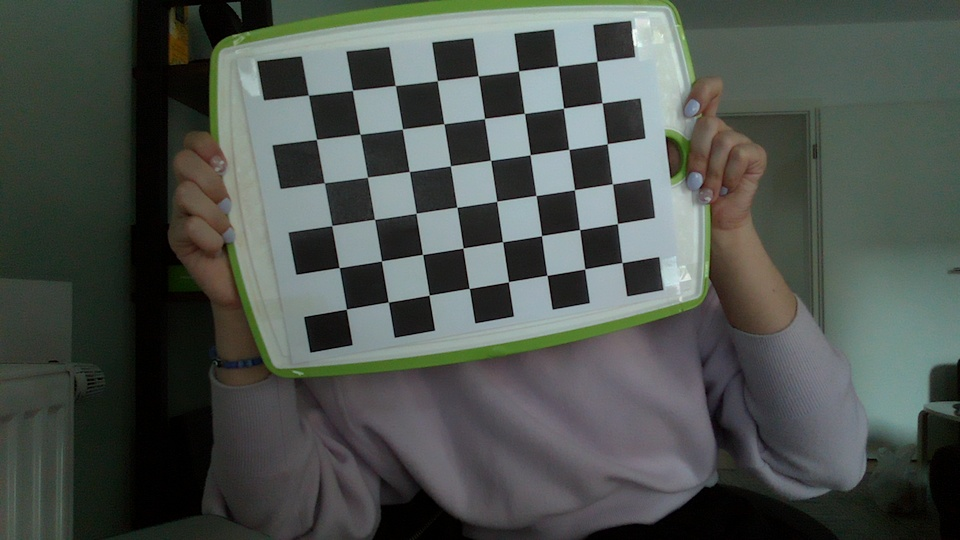
#> input picture rs_capture/checkerboard_imgs/6.jpg, 960 x 540 px
$ python undistortion_img.py
#> lines starting #> are read from the running program, lines starting #| are printed output that depends on the picture
import numpy as np
import cv2

cv_file = cv2.FileStorage("rs_capture/checkerboard_test.yaml", cv2.FILE_STORAGE_READ)

mtx = cv_file.getNode("camera_matrix").mat()
dist = cv_file.getNode("distortion_coeff").mat()

cv_file.release()

img = cv2.imread('rs_capture/checkerboard_imgs/6.jpg')
#> img is the input picture: shape (540, 960, 3); mean B, G, R 78.1, 82.9, 76.7
print(img.shape)
#| (540, 960, 3)
#img = cv2.cvtColor(img, cv2.COLOR_BGR2GRAY)
h, w = img.shape[:2]
#> h = 540; w = 960
newcameramtx, roi = cv2.getOptimalNewCameraMatrix(mtx, dist, (w,h), 1, (w,h))
#> roi = (4, 6, 950, 526)

# undistort
dst = cv2.undistort(img, mtx, dist, None, newcameramtx)
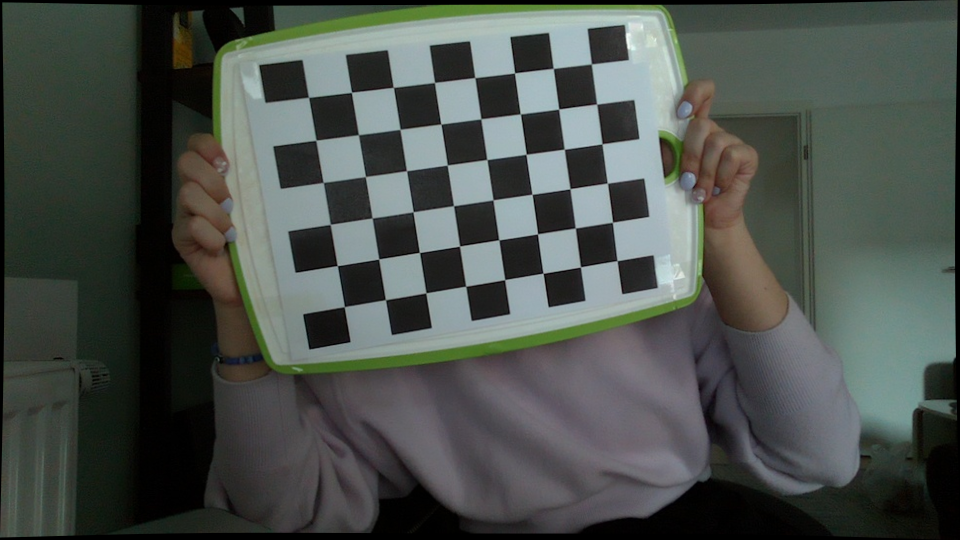
#> dst: shape (540, 960, 3); mean B, G, R 76, 80.7, 74.5

# crop the image
x, y, w, h = roi
#> x = 4; y = 6; w = 950; h = 526
dst = dst[y:y+h, x:x+w]
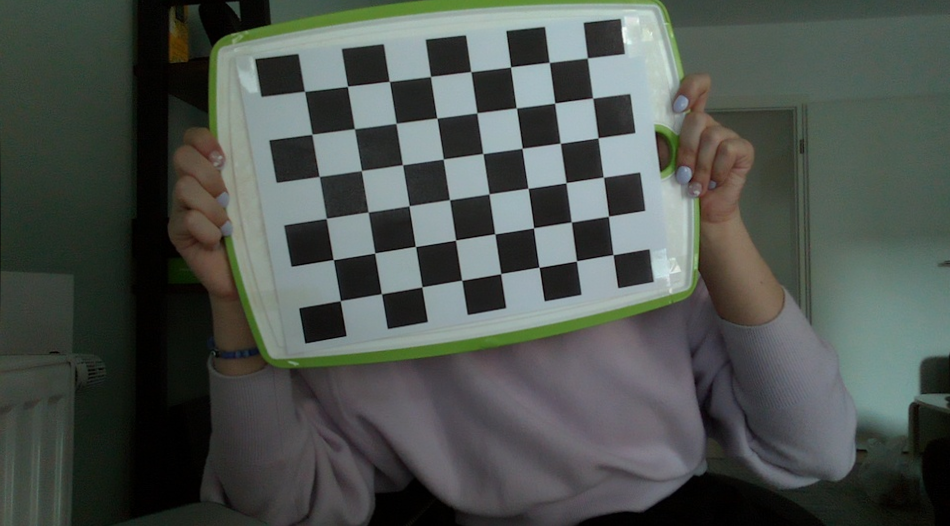
#> dst: shape (526, 950, 3); mean B, G, R 78.4, 83.1, 76.8
cv2.imwrite('calibresult.png', dst)

'''
# undistort
mapx, mapy = cv2.initUndistortRectifyMap(mtx, dist, None, newcameramtx, (w,h), 5)
dst = cv2.remap(img, mapx, mapy, cv.INTER_LINEAR)

# crop the image
x, y, w, h = roi
dst = dst[y:y+h, x:x+w]
cv2.imwrite('calibresult2.png', dst)
'''

$ run again, with rs_capture/checkerboard_imgs/1.jpg copied over rs_capture/checkerboard_imgs/6.jpg
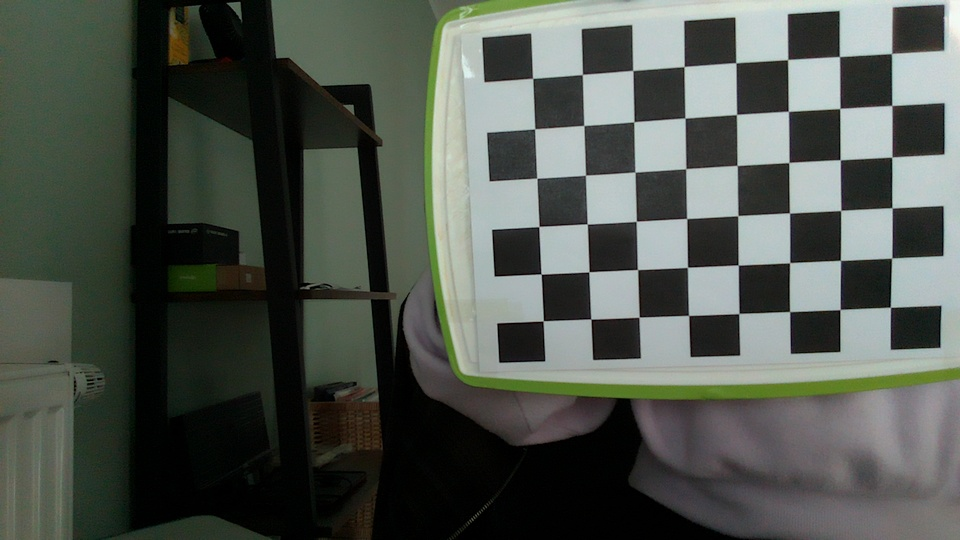
#> input picture rs_capture/checkerboard_imgs/1.jpg, 960 x 540 px
#> img is the input picture: shape (540, 960, 3); mean B, G, R 77.8, 84.9, 78.9
#| (540, 960, 3)
#> `dst = cv2.undistort(img, mtx, dist, None, newcameramtx)`:
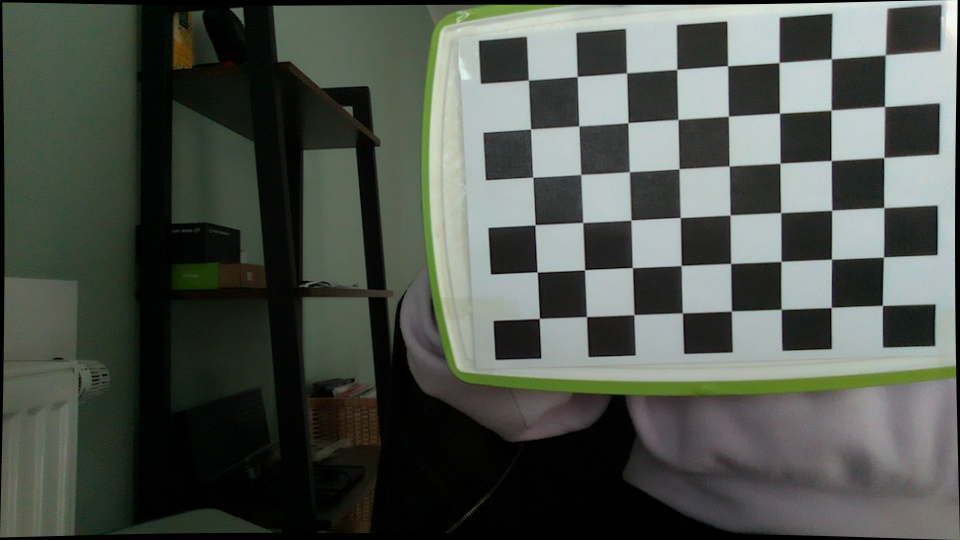
#> dst: shape (540, 960, 3); mean B, G, R 76.5, 83.4, 77.6
#> `dst = dst[y:y+h, x:x+w]`:
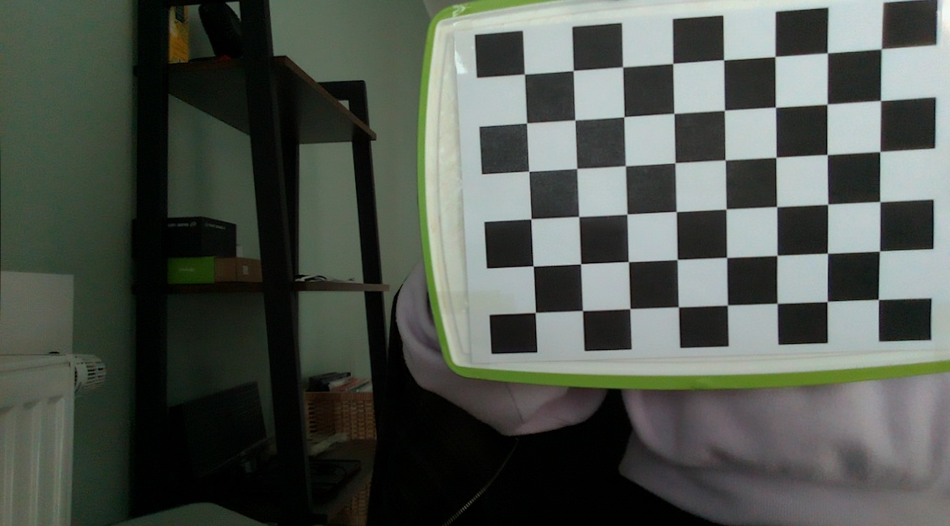
#> dst: shape (526, 950, 3); mean B, G, R 78, 85.1, 79.1

$ run again, with rs_capture/checkerboard_imgs/10.jpg copied over rs_capture/checkerboard_imgs/6.jpg
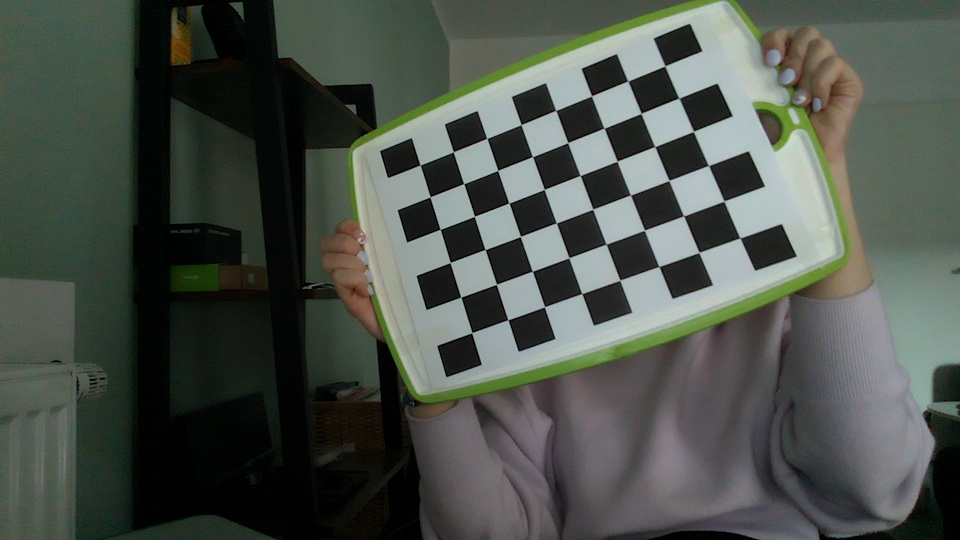
#> input picture rs_capture/checkerboard_imgs/10.jpg, 960 x 540 px
#> img is the input picture: shape (540, 960, 3); mean B, G, R 74.8, 81.9, 75.5
#| (540, 960, 3)
#> `dst = cv2.undistort(img, mtx, dist, None, newcameramtx)`:
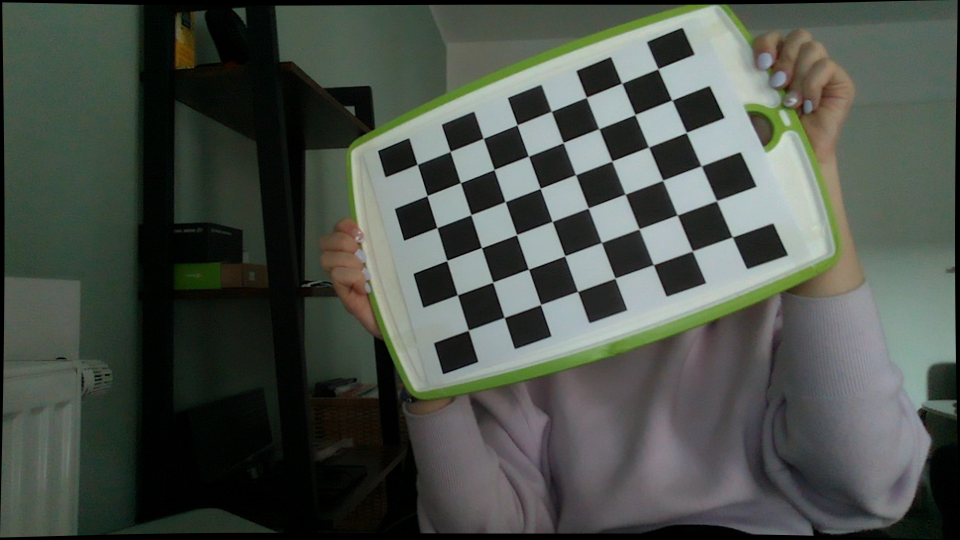
#> dst: shape (540, 960, 3); mean B, G, R 73.3, 80.2, 73.9
#> `dst = dst[y:y+h, x:x+w]`:
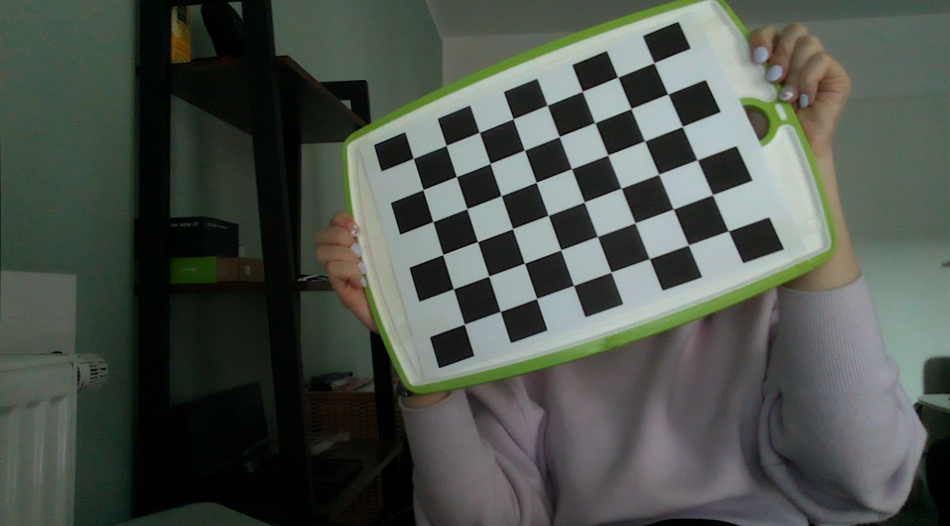
#> dst: shape (526, 950, 3); mean B, G, R 75.4, 82.5, 76.1

$ run again, with rs_capture/checkerboard_imgs/11.jpg copied over rs_capture/checkerboard_imgs/6.jpg
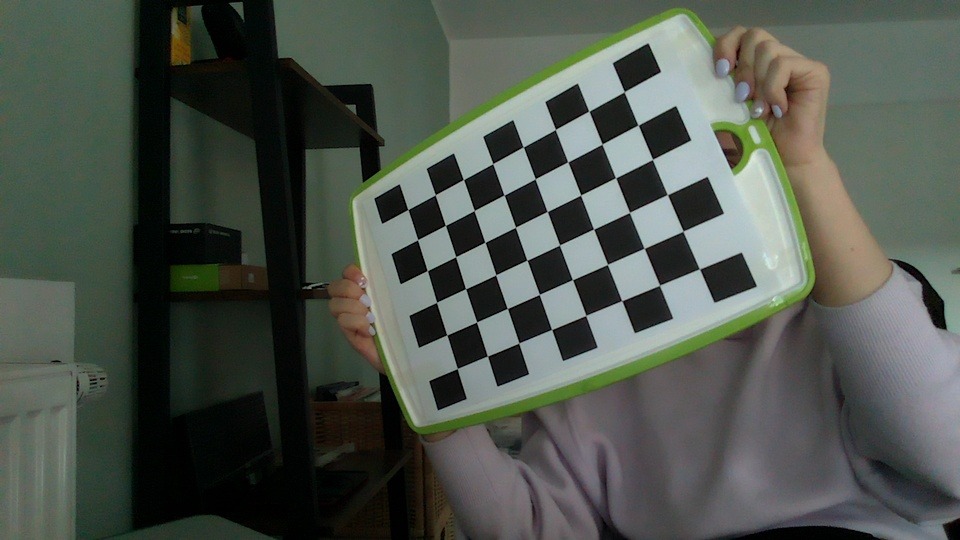
#> input picture rs_capture/checkerboard_imgs/11.jpg, 960 x 540 px
#> img is the input picture: shape (540, 960, 3); mean B, G, R 76.6, 84.5, 77.7
#| (540, 960, 3)
#> `dst = cv2.undistort(img, mtx, dist, None, newcameramtx)`:
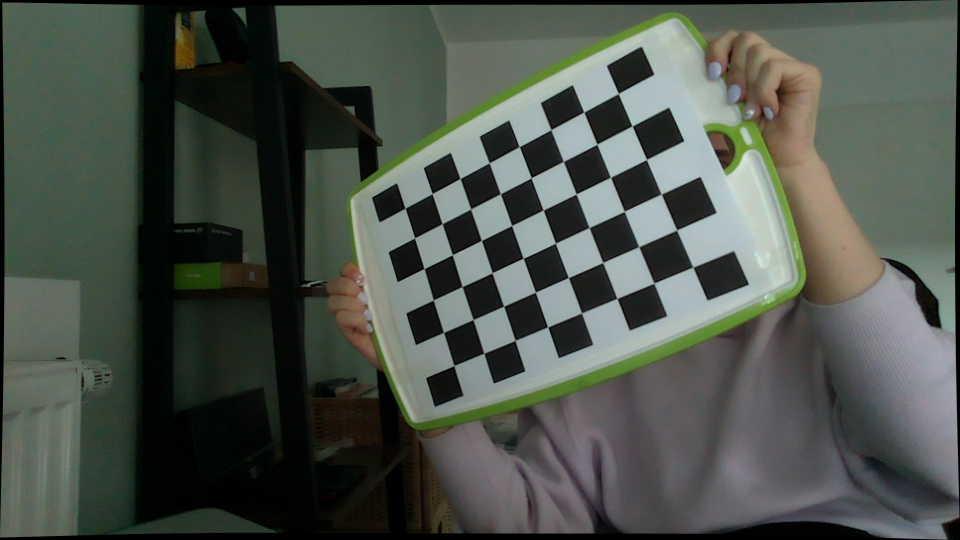
#> dst: shape (540, 960, 3); mean B, G, R 75.2, 82.8, 76.1
#> `dst = dst[y:y+h, x:x+w]`:
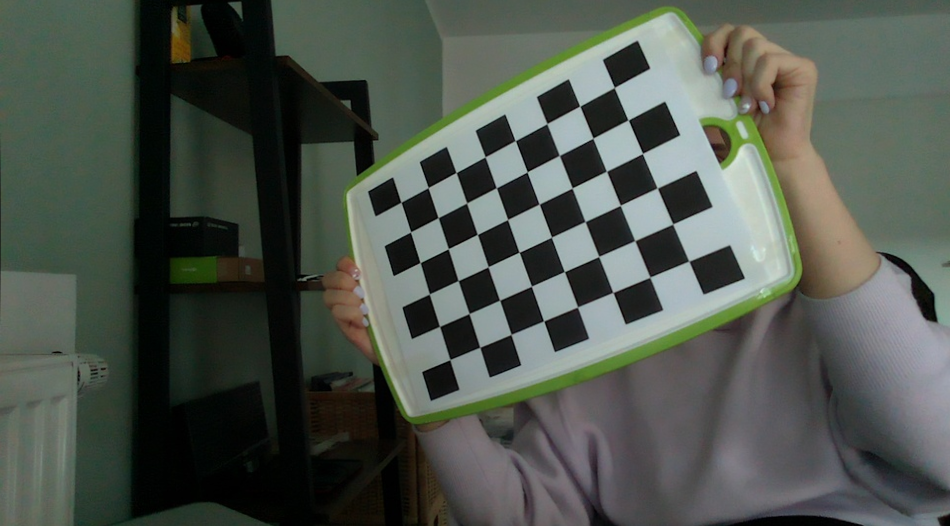
#> dst: shape (526, 950, 3); mean B, G, R 77.1, 84.9, 78.1
